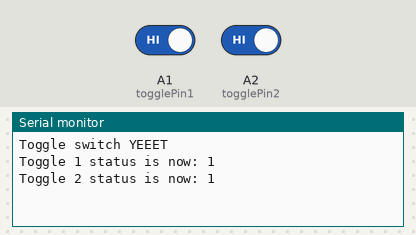
This sketch was run on a simulated Arduino Uno, built with avr-gcc and run on an emulated ATmega328P. Parts: the last lines printed to the serial monitor. Inputs (shaded band) come from the test bench; at power-on: A1 (togglePin1) HIGH, A2 (togglePin2) HIGH.

Above: at 1.2 s.
1.3 s: A1 (togglePin1) driven LOW
At 2.1 s:
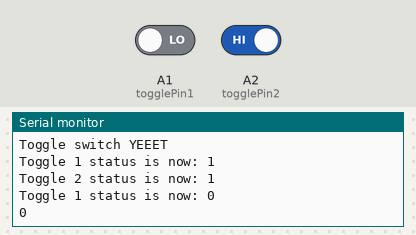
2.8 s: A2 (togglePin2) driven LOW
At 3.3 s:
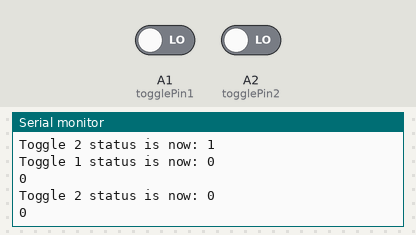
4.3 s: A1 (togglePin1) driven HIGH
At 5.6 s:
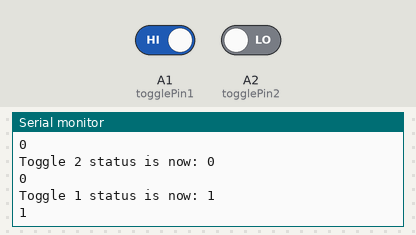

Measured:
- after the input at 1.3 s, the serial monitor: prints a new line at once (image 1)
- after the input at 2.8 s, the serial monitor: prints a new line at once (image 2)
- after the input at 4.3 s, the serial monitor: prints a new line at once (image 3)

The sketch:

togglebtndigitaltest.ino
```cpp
const int togglePin1 = A1;
const int togglePin2 = A2;

bool Toggle1State = true;
bool Toggle2State = true;
int currentToggle1Value;
int currentToggle2Value;


void setup() {
  pinMode(togglePin1,INPUT);
  pinMode(togglePin2,INPUT);
  currentToggle1Value = digitalRead(togglePin1);
  currentToggle2Value = digitalRead(togglePin2);
  if (currentToggle1Value == 0){
    Toggle1State = false;
  }
  if (currentToggle2Value == 0){
    Toggle2State = false;
  }
  // put your setup code here, to run once:
  Serial.begin(9600);
  Serial.println("Toggle switch YEEET");
  Serial.print("Toggle 1 status is now: ");
  Serial.println(Toggle1State);
  Serial.print("Toggle 2 status is now: ");
  Serial.println(Toggle2State);
}

void loop() {
  // put your main code here, to run repeatedly:
  currentToggle1Value = digitalRead(togglePin1);
  currentToggle2Value = digitalRead(togglePin2);

  if (currentToggle1Value > 0 && !Toggle1State){
    Toggle1State = true;
    Serial.print("Toggle 1 status is now: ");
    Serial.println(Toggle1State);
    Serial.println(currentToggle1Value);
  } else if (currentToggle1Value <1 && Toggle1State){
    Toggle1State = false;
    Serial.print("Toggle 1 status is now: ");
    Serial.println(Toggle1State);
    Serial.println(currentToggle1Value);
  }
  if (currentToggle2Value > 0 && !Toggle2State){
    Toggle2State = true;
    Serial.print("Toggle 2 status is now: ");
    Serial.println(Toggle2State);
    Serial.println(currentToggle2Value);
  } else if (currentToggle2Value < 1 &&Toggle2State){
    Toggle2State = false;
    Serial.print("Toggle 2 status is now: ");
    Serial.println(Toggle2State);
    Serial.println(currentToggle2Value);
  }

}
```
